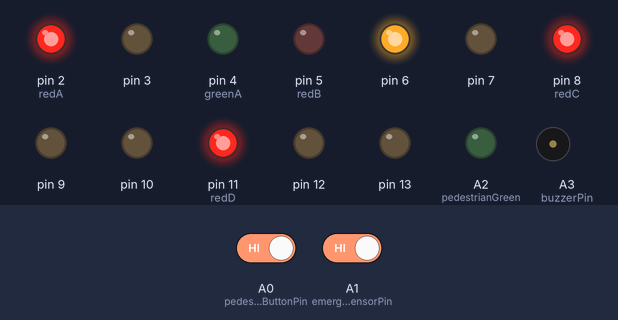
Recording of a sketch running on a simulated Arduino Uno, built with avr-gcc and run on an emulated ATmega328P. Parts: output pins drawn as LEDs (lit = HIGH), buzzer (waves = sounding). The inputs (shaded band) are chosen by the test bench; at power-on: A1 (emergencySensorPin) HIGH, A0 (pedestrianButtonPin) HIGH.

Above: at 12.4 s.
12.5 s: A1 (emergencySensorPin) driven LOW
At 28.4 s:
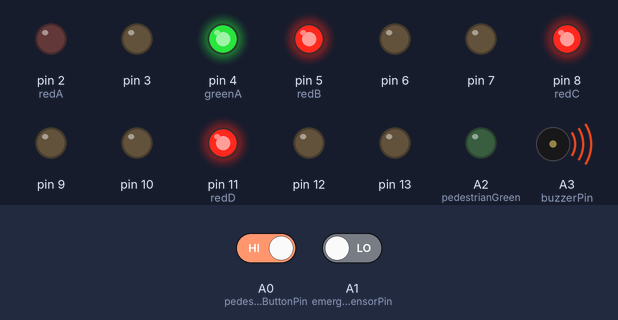
28.5 s: A1 (emergencySensorPin) driven HIGH
At 39.3 s:
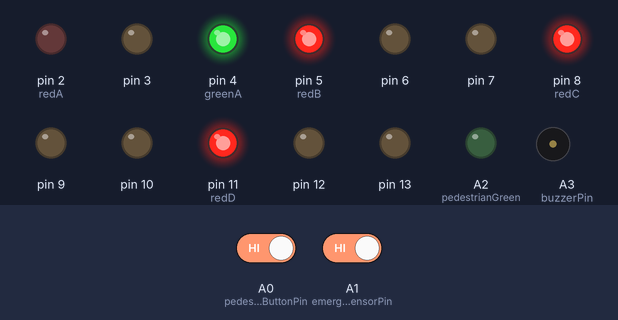
50.5 s: A0 (pedestrianButtonPin) driven LOW
At 52.4 s:
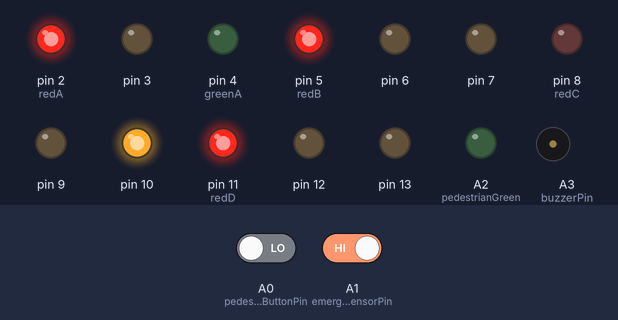
Timing chart, 0 to 78.5 s (numbered marks = the images above; inputs shaded):
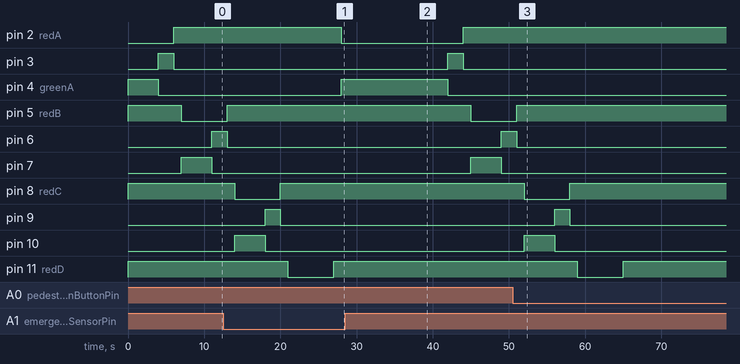

The sketch:

Smart_Traffic_Light_Controller_Enhanced.ino
```cpp
// Smart Traffic Light Controller with Pedestrian and Emergency Override

// Pin definitions
const int redA = 2;
const int yellowA = 3;
const int greenA = 4;

const int redB = 5;
const int yellowB = 6;
const int greenB = 7;

const int redC = 8;
const int yellowC = 9;
const int greenC = 10;

const int redD = 11;
const int yellowD = 12;
const int greenD = 13;

const int pedestrianButtonPin = A0;  // Pedestrian button input (active LOW)
const int emergencySensorPin = A1;   // Emergency vehicle sensor (active LOW)
const int pedestrianGreen = A2;      // Pedestrian green LED (optional)
const int buzzerPin = A3;             // Buzzer pin (optional)

bool pedestrianRequest = false;
bool emergencyActive = false;

void setup() {
  // Initialize LED pins
  for (int pin = 2; pin <= 13; pin++) {
    pinMode(pin, OUTPUT);
  }
  // Initialize control pins
  pinMode(pedestrianButtonPin, INPUT_PULLUP);
  pinMode(emergencySensorPin, INPUT_PULLUP);
  pinMode(pedestrianGreen, OUTPUT);
  pinMode(buzzerPin, OUTPUT);

  allRed();
}

void loop() {
  emergencyActive = (digitalRead(emergencySensorPin) == LOW);
  pedestrianRequest = (digitalRead(pedestrianButtonPin) == LOW);

  if (emergencyActive) {
    emergencyOverride();
  } else if (pedestrianRequest) {
    pedestrianPhase();
  } else {
    normalSequence();
  }
}

void allRed() {
  for (int pin = 2; pin <= 13; pin++) {
    digitalWrite(pin, LOW);
  }
  digitalWrite(redA, HIGH);
  digitalWrite(redB, HIGH);
  digitalWrite(redC, HIGH);
  digitalWrite(redD, HIGH);
  digitalWrite(pedestrianGreen, LOW);
  noTone(buzzerPin);
}

void activateGreenPhase(int redPin, int yellowPin, int greenPin) {
  allRed();
  digitalWrite(redPin, LOW);
  digitalWrite(greenPin, HIGH);
  delay(4000);
  digitalWrite(greenPin, LOW);
  digitalWrite(yellowPin, HIGH);
  delay(2000);
  digitalWrite(yellowPin, LOW);
  digitalWrite(redPin, HIGH);
  delay(1000);
}

void normalSequence() {
  activateGreenPhase(redA, yellowA, greenA);
  activateGreenPhase(redB, yellowB, greenB);
  activateGreenPhase(redC, yellowC, greenC);
  activateGreenPhase(redD, yellowD, greenD);
}

void pedestrianPhase() {
  allRed();
  digitalWrite(pedestrianGreen, HIGH);
  tone(buzzerPin, 1000); // buzzer on
  delay(7000);

  // Blink pedestrian green LED warning
  for (int i = 0; i < 6; i++) {
    digitalWrite(pedestrianGreen, LOW);
    delay(500);
    digitalWrite(pedestrianGreen, HIGH);
    delay(500);
  }
  digitalWrite(pedestrianGreen, LOW);
  noTone(buzzerPin);
}

void emergencyOverride() {
  allRed();
  // Assume direction A is emergency lane for demo
  digitalWrite(redB, HIGH);
  digitalWrite(redC, HIGH);
  digitalWrite(redD, HIGH);
  digitalWrite(redA, LOW);
  digitalWrite(greenA, HIGH);
  tone(buzzerPin, 2000);
  delay(10000); // emergency green duration
  noTone(buzzerPin);
  allRed();
}
```

Measured:
- after the input at 12.5 s, tone on A3 (buzzerPin): silent → 2000 Hz after 15.5 s
- after the input at 28.5 s, pin 2 (redA): LOW → HIGH after 15.5 s; pin 3: LOW → HIGH after 13.5 s, → LOW 2.0 s later; pin 4 (greenA): HIGH → LOW after 13.5 s; pin 5 (redB): HIGH → LOW after 16.5 s; pin 6: LOW → HIGH after 20.5 s
- after the input at 50.5 s, pin 2 (redA): stays HIGH (without the input it goes to LOW after 15.5 s); pin 3: stays LOW (without the input it goes to HIGH after 19.5 s); pin 4 (greenA): stays LOW (without the input it goes to HIGH after 15.5 s); pin 5 (redB): goes on until 51.0 s, then stays HIGH; pin 6: goes on until 51.0 s, then stays LOW
